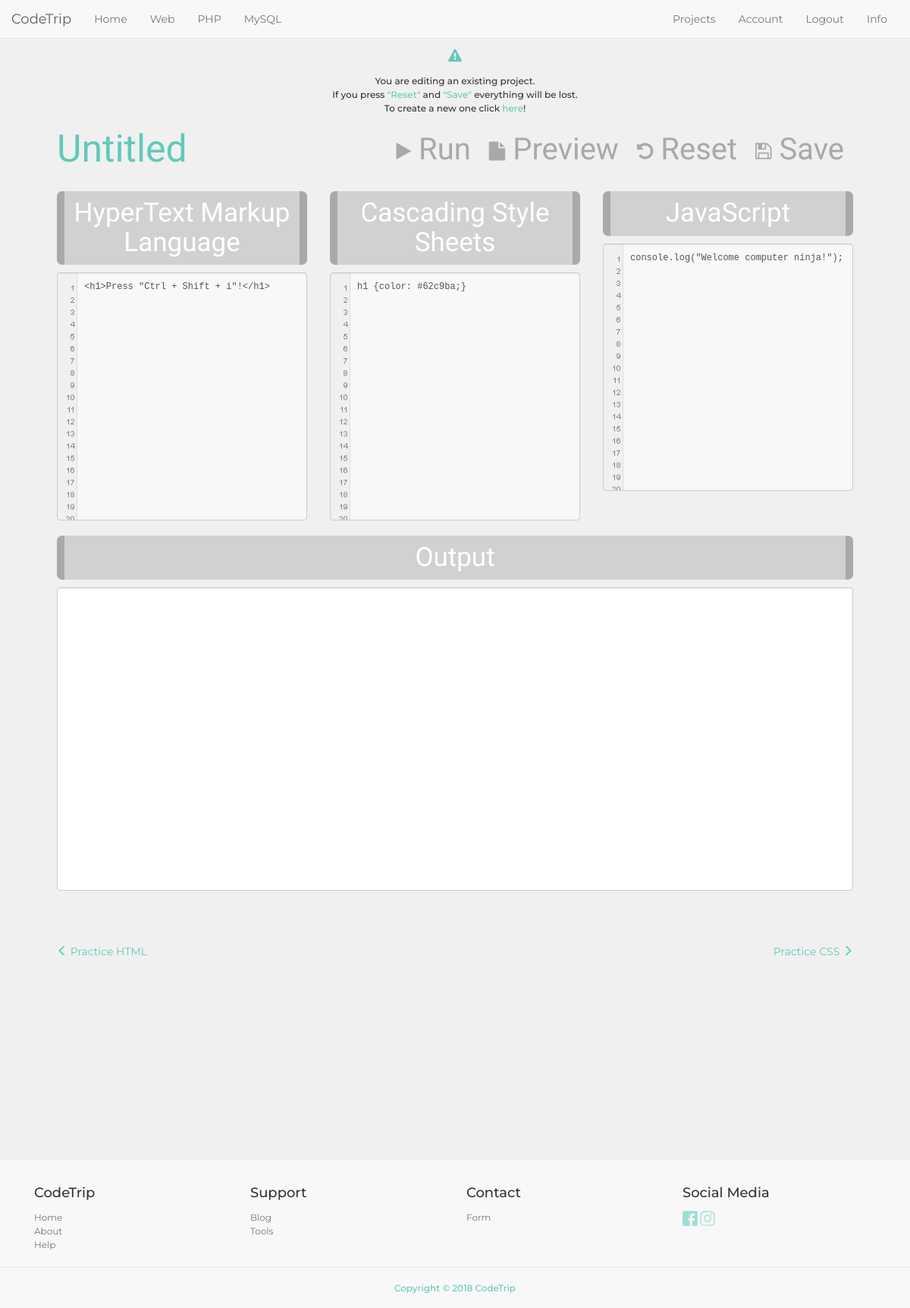
/web.php?project_id=35 (signed in), run on an earlier commit of the app's database.
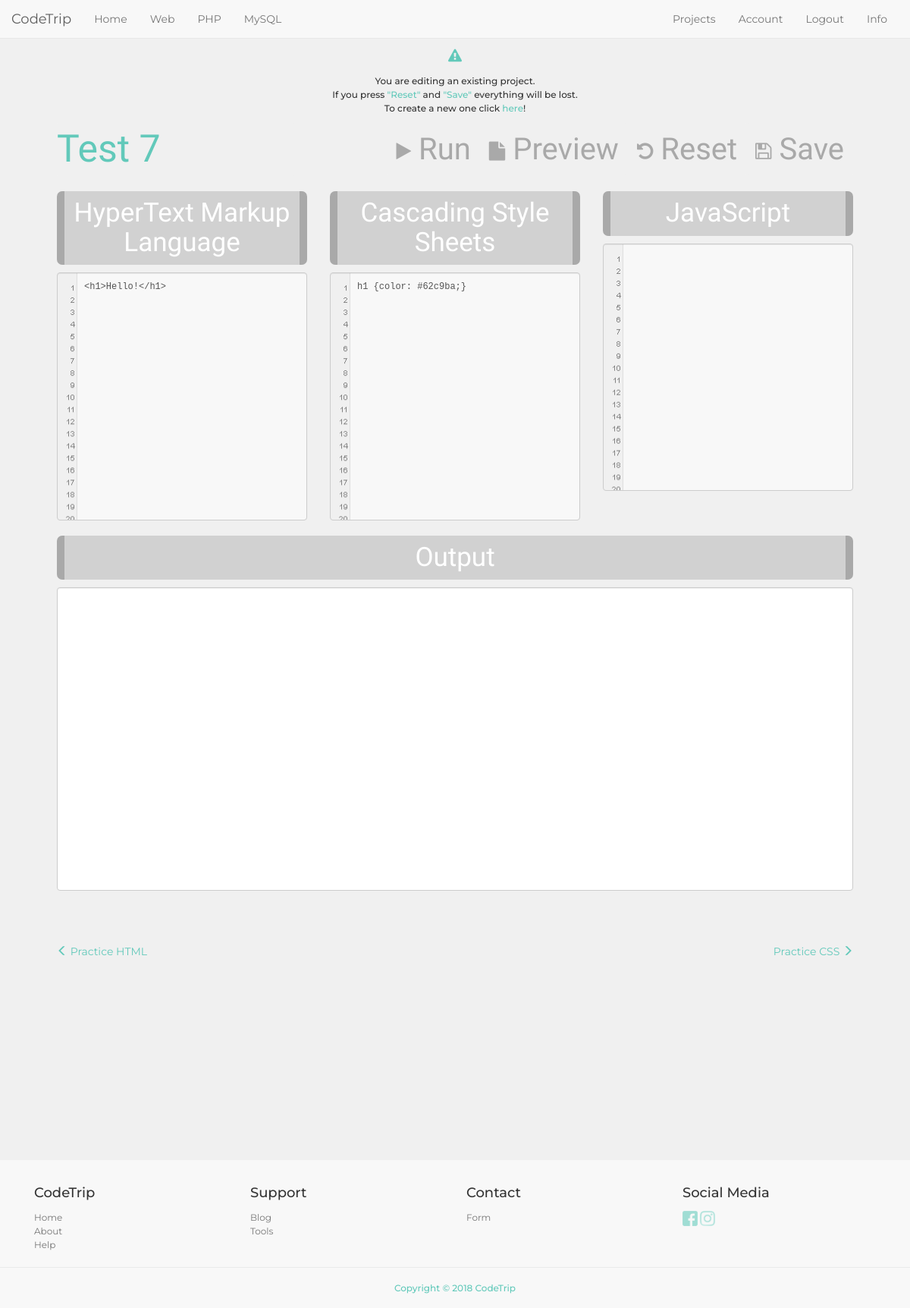
And on a later commit of the database.
### tables this page shows
CREATE TABLE IF NOT EXISTS `projects` (
  `project_id` int(10) NOT NULL AUTO_INCREMENT,
  `project_html` text NOT NULL,
  `project_css` text NOT NULL,
  `project_javascript` text NOT NULL,
  `project_php` text NOT NULL,
  `project_sql` text NOT NULL,
  `project_name` varchar(70) NOT NULL,
  `project_date` datetime NOT NULL,
  `user_id` int(10) NOT NULL,
  `project_type` varchar(5) NOT NULL,
  PRIMARY KEY (`project_id`)
);

### web.php (the view, shortened to what this page needs)
<?php
require 'system/settings.php';
require 'includes/head.php';
require 'includes/nav.php';
$html = '<h1>Press "Ctrl + Shift + i"!</h1>';
$css = 'h1 {color: #62c9ba;}';
$javascript = 'console.log("Welcome computer ninja!");';
$project_name = 'Untitled';
$project_id = 0;
if (isset($_GET['project_id']) && isset($_SESSION['u_id'])) {
  $sql = "SELECT * FROM projects WHERE project_id = '".$_GET['project_id']."' AND project_type = 'web' AND user_id = '".$_SESSION['u_id']."'";
  $result = mysqli_query($connection, $sql);
  $resultCheck = mysqli_num_rows($result);
  if ($resultCheck > 0) {
    $row = mysqli_fetch_assoc($result);
    $html = $row['project_html'];
    $css = $row['project_css'];
    $javascript = $row['project_javascript'];
    $project_name = $row['project_name'];
    $project_id = $row['project_id'];
  }
}
?>
<main class="playground-general">
  <div class="container practice-area">
    <div>
      <?php
        if (isset($_GET['project_id']) && isset($_SESSION['u_id'])) {
          echo '<h4 class="basic-color"><i class="fa fa-exclamation-triangle"></i></h4><h6>You are editing an existing project.<br>If you press <span class="basic-color">"Reset"</span> and <span class="basic-color">"Save"</span> everything will be lost.<br>To create a new one click <a href="web.php">here</a>!</h6>';
        }
      ?>
    </div>
    <form id="webform" method="post" target="iframe-result" action="playground/web.php">
      <div class="row"><div class="col-md-12">
        <div>
          <?php
            if (isset($_SESSION['u_id'])) {
              echo '<div id="project-title">
                    <input type="text" autocomplete="project-name" class="form-control" id="project-name" value="'.$project_name.'" placeholder="Name this project" name="project-name" required maxlength="100">
                    </div><div><input type="hidden" id="project-id" name="project-id" value="'.$project_id.'"></div>';
            }
          ?>
        </div>
        <div class="button-options">
          <?php
            if (isset($_SESSION['u_id'])) {
              echo '<button type="button" name="save" id="save-project-button" class="btn"><i class="fa fa-save"></i> Save</button>';
            }
          ?>
          <button type="reset" id="reset-editors-button" class="btn"><i class="fa fa-undo"></i> Reset</button>
          <button type="button" name="action" value="there" id="new-page-preview-button" class="btn"><i class="fa fa-file"></i> Preview</button>
          <button type="button" name="action" value="here" id="run-code-button" class="btn"><i class="fa fa-play"></i> Run</button>
        </div>
      </div></div>
      <div class="row">
        <div id="htmleditor" class="col-md-4">
          <h2>HyperText Markup Language</h2>
          <textarea class="form-control textarea-code" name="html" rows="18" autofocus><?php echo htmlspecialchars($html); ?></textarea>
        </div>
        <div id="csseditor" class="col-md-4">
          <h2>Cascading Style Sheets</h2>
          <textarea class="form-control textarea-code" name="css" rows="18"><?php echo htmlspecialchars($css); ?></textarea>
        </div>
        <div id="jseditor" class="col-md-4">
          <h2>JavaScript</h2>
          <textarea class="form-control textarea-code" name="javascript" rows="18"><?php echo htmlspecialchars($javascript); ?></textarea>
        </div>
      </div>
    </form>
    <div class="row">
      <div class="col-md-12 preview">
        <h2>Output</h2>
        <iframe class="form-control iframe-code" name="iframe-result"></iframe>
      </div>
    </div>
    <div class="row">
      <div class="col-md-12 playground-nav">
        <a href="html.php"><span class="glyphicon glyphicon-menu-left"></span> Practice HTML </a>
        <a href="css.php"> Practice CSS <span class="glyphicon glyphicon-menu-right"></span></a>
      </div>
    </div>
  </div>
  <?php require 'includes/footer.php'; ?>
</body>
</html>

What changed in the data, as far as the page shows it:
now on this page (row edited): projects: project-name "Test 7", html "<h1>Hello!</h1>", css "h1 {color: #62c9ba;}"
Also different on the page:
form field javascript: "console.log(\"Welcome computer ninja!\");" → (not shown)
form field project-name: "Untitled" → (not shown)
form field html: "<h1>Press \"Ctrl + Shift + i\"!</h1>" → (not shown)
form field css: "h1 {color: #62c9ba;}" → (not shown)
